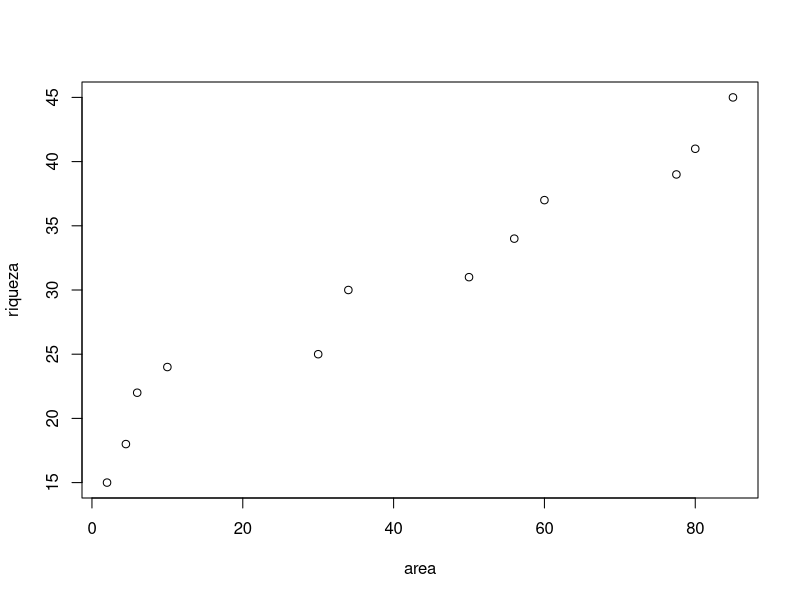

The R source for this figure: (Note: this script raises an error after producing the figure.)
riqueza <- c(15,18,22,24,25,30,31,34,37,39,41,45)

area <- c(2,4.5,6,10,30,34,50,56,60,77.5,80,85)

plot(area, riqueza)

barplot(riqeza)

